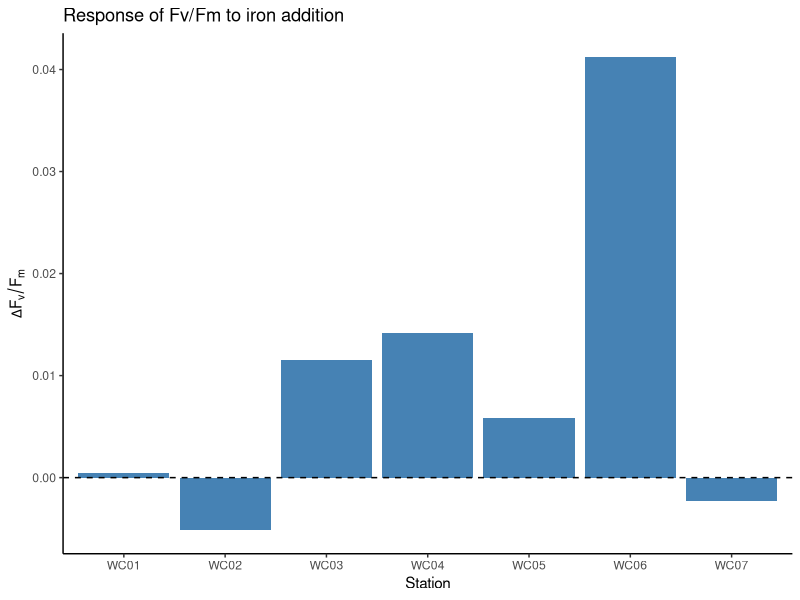
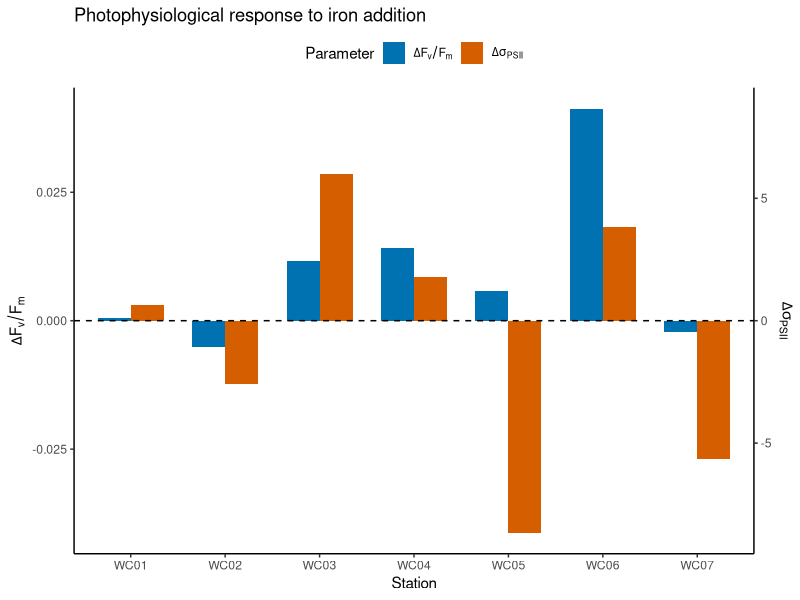
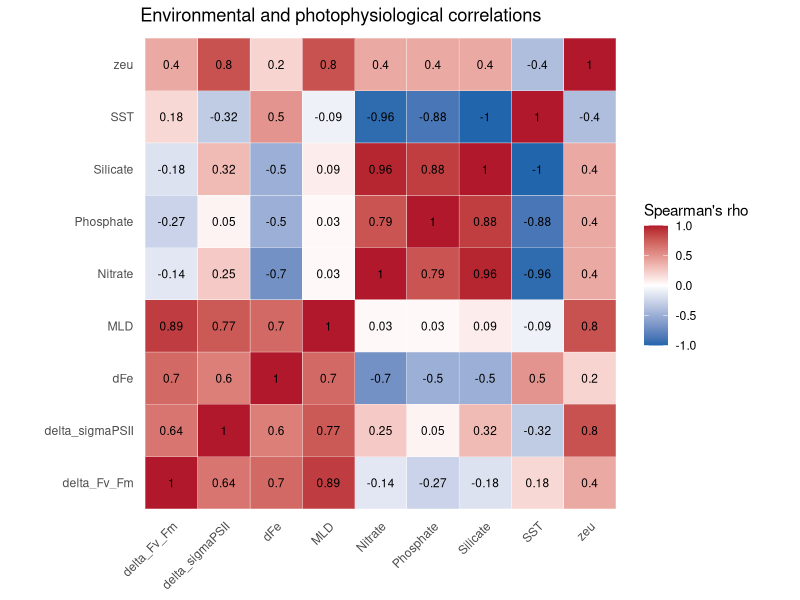
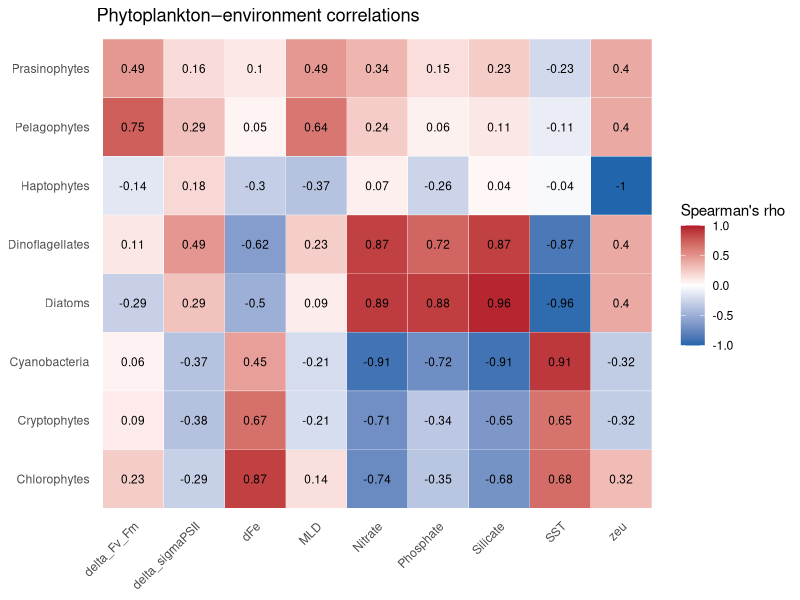

The R script that drew these images, in order:

# ============================================================
# 1. Load packages and data
# ============================================================

library(readxl)
library(dplyr)
library(tidyr)
library(stringr)
library(readr)
library(ggplot2)
library(tibble)

fluorescence <- read_excel(
  "md_R_analysis_ready.xlsx",
  sheet = "fluorescence_replicates"
)

summaries <- read_excel(
  "md_R_analysis_ready.xlsx",
  sheet = "treatment_summaries"
)

deltas <- read_excel(
  "md_R_analysis_ready.xlsx",
  sheet = "delta_comparisons"
)

parameters <- read_excel(
  "md_R_analysis_ready.xlsx",
  sheet = "station_parameters"
)


# ============================================================
# 2. Clean delta comparison data
# ============================================================

deltas <- deltas %>%
  filter(comparison != "Calculation") %>%
  mutate(
    across(
      c(delta_Fv_Fm, mean_delta_Fv_Fm, sd_delta_Fv_Fm),
      ~ parse_number(as.character(.x))
    )
  )


# ============================================================
# 3. Summarise raw fluorescence measurements
# ============================================================

treatment_summary <- fluorescence %>%
  filter(treatment %in% c("Control", "Fe")) %>%
  group_by(station, treatment) %>%
  summarise(
    mean_Fv_Fm = mean(Fv_Fm, na.rm = TRUE),
    sd_Fv_Fm = sd(Fv_Fm, na.rm = TRUE),
    mean_sigmaPSII = mean(sigmaPSII, na.rm = TRUE),
    sd_sigmaPSII = sd(sigmaPSII, na.rm = TRUE),
    n = sum(!is.na(Fv_Fm)),
    .groups = "drop"
  )

treatment_summary


# ============================================================
# 4. Identify incubation replicates
# ============================================================

# Check the number of observations per station and treatment

fluorescence %>%
  count(station, treatment)

summaries %>%
  count(station, group)


# Extract the three Control and Fe incubation replicates

incubation_replicates <- summaries %>%
  filter(group != "Tzero") %>%
  mutate(
    treatment = if_else(
      grepl("^Control", group),
      "Control",
      "Fe"
    ),
    replicate = as.integer(
      sub(".* ", "", group)
    )
  )

incubation_replicates %>%
  count(station, treatment)


# ============================================================
# 5. Calculate station-level treatment means and SD
# ============================================================

treatment_comparison <- incubation_replicates %>%
  group_by(station, treatment) %>%
  summarise(
    Fv_Fm_mean = mean(mean_Fv_Fm, na.rm = TRUE),
    Fv_Fm_sd = sd(mean_Fv_Fm, na.rm = TRUE),
    sigmaPSII_mean = mean(mean_sigmaPSII, na.rm = TRUE),
    sigmaPSII_sd = sd(mean_sigmaPSII, na.rm = TRUE),
    n = n(),
    .groups = "drop"
  )

treatment_comparison


# ============================================================
# 6. Calculate Fe treatment differences
# ============================================================

treatment_differences <- treatment_comparison %>%
  select(station, treatment, Fv_Fm_mean, sigmaPSII_mean) %>%
  pivot_wider(
    names_from = treatment,
    values_from = c(Fv_Fm_mean, sigmaPSII_mean)
  ) %>%
  mutate(
    delta_Fv_Fm = Fv_Fm_mean_Fe - Fv_Fm_mean_Control,
    delta_sigmaPSII = sigmaPSII_mean_Fe - sigmaPSII_mean_Control
  )

treatment_differences


# ============================================================
# 7. Plot change in Fv/Fm following Fe addition
# ============================================================

ggplot(
  treatment_differences,
  aes(x = station, y = delta_Fv_Fm)
) +
  geom_col(fill = "steelblue") +
  geom_hline(yintercept = 0, linetype = "dashed") +
  labs(
    x = "Station",
    y = expression(Delta * F[v] / F[m]),
    title = "Response of Fv/Fm to iron addition"
  ) +
  theme_classic()


# ============================================================
# 8. Plot changes in Fv/Fm and sigmaPSII
# ============================================================

# Scale sigmaPSII changes to the Fv/Fm plotting range

scale_factor <- max(abs(treatment_differences$delta_Fv_Fm)) /
  max(abs(treatment_differences$delta_sigmaPSII))

plot_data <- treatment_differences %>%
  select(station, delta_Fv_Fm, delta_sigmaPSII) %>%
  pivot_longer(
    cols = c(delta_Fv_Fm, delta_sigmaPSII),
    names_to = "parameter",
    values_to = "delta"
  ) %>%
  mutate(
    scaled_delta = if_else(
      parameter == "delta_sigmaPSII",
      delta * scale_factor,
      delta
    )
  )

ggplot(
  plot_data,
  aes(x = station, y = scaled_delta, fill = parameter)
) +
  geom_col(position = "dodge", width = 0.7) +
  geom_hline(yintercept = 0, linetype = "dashed") +
  scale_fill_manual(
    values = c(
      "delta_Fv_Fm" = "#0072B2",
      "delta_sigmaPSII" = "#D55E00"
    ),
    labels = c(
      "delta_Fv_Fm" = expression(Delta * F[v] / F[m]),
      "delta_sigmaPSII" = expression(Delta * sigma[PSII])
    )
  ) +
  scale_y_continuous(
    name = expression(Delta * F[v] / F[m]),
    sec.axis = sec_axis(
      ~ . / scale_factor,
      name = expression(Delta * sigma[PSII])
    )
  ) +
  labs(
    x = "Station",
    fill = "Parameter",
    title = "Photophysiological response to iron addition"
  ) +
  theme_classic() +
  theme(
    legend.position = "top"
  )


# ============================================================
# 9. Clean environmental and phytoplankton data
# ============================================================

parameters_clean <- parameters %>%
  mutate(
    value_mean = if_else(
      parameter == "Z",
      NA_real_,
      value_original %>%
        str_replace("±.*$", "") %>%
        str_replace_all("×10", "e") %>%
        str_replace_all("\\s+", "") %>%
        parse_number()
    )
  )


# Check nutrient concentrations

parameters_clean %>%
  filter(
    parameter %in% c("Nitrate", "Phosphate", "Silicate", "dFe")
  ) %>%
  select(station, parameter, value_mean) %>%
  pivot_wider(
    names_from = parameter,
    values_from = value_mean
  ) %>%
  arrange(station) %>%
  print(n = Inf)


# ============================================================
# 10. Prepare environmental data
# ============================================================

environmental_variables <- c(
  "Nitrate",
  "Phosphate",
  "Silicate",
  "dFe",
  "SST",
  "MLD",
  "zeu"
)

environmental_data <- parameters_clean %>%
  filter(parameter %in% environmental_variables) %>%
  select(station, parameter, value_mean) %>%
  pivot_wider(
    names_from = parameter,
    values_from = value_mean
  ) %>%
  left_join(
    treatment_differences %>%
      select(station, delta_Fv_Fm, delta_sigmaPSII),
    by = "station"
  )


# ============================================================
# 11. Environmental correlation analysis
# ============================================================

environmental_cor <- environmental_data %>%
  select(-station) %>%
  cor(
    method = "spearman",
    use = "pairwise.complete.obs"
  )

round(environmental_cor, 3)


# Calculate the number of observations used for each
# pairwise correlation

environmental_matrix <- as.matrix(
  environmental_data %>%
    select(-station)
)

environmental_n <- crossprod(
  !is.na(environmental_matrix)
)

environmental_n


# Check the number of observations, unique values and SD

environmental_data %>%
  summarise(
    across(
      -station,
      list(
        n = ~ sum(!is.na(.x)),
        unique = ~ n_distinct(.x, na.rm = TRUE),
        sd = ~ sd(.x, na.rm = TRUE)
      )
    )
  )


# Convert correlation matrix to long format

environmental_cor_long <- as.data.frame(environmental_cor) %>%
  rownames_to_column("Variable1") %>%
  pivot_longer(
    cols = -Variable1,
    names_to = "Variable2",
    values_to = "Correlation"
  )


# Environmental correlation heatmap

ggplot(
  environmental_cor_long,
  aes(x = Variable1, y = Variable2, fill = Correlation)
) +
  geom_tile(color = "white") +
  geom_text(
    aes(
      label = ifelse(
        is.na(Correlation),
        "NA",
        round(Correlation, 2)
      )
    ),
    size = 3
  ) +
  scale_fill_gradient2(
    low = "#2166AC",
    mid = "white",
    high = "#B2182B",
    midpoint = 0,
    limits = c(-1, 1),
    na.value = "grey80"
  ) +
  coord_fixed() +
  labs(
    title = "Environmental and photophysiological correlations",
    x = NULL,
    y = NULL,
    fill = "Spearman's rho"
  ) +
  theme_minimal() +
  theme(
    axis.text.x = element_text(angle = 45, hjust = 1),
    panel.grid = element_blank()
  )


# ============================================================
# 12. Prepare phytoplankton–environment data
# ============================================================

phytoplankton_groups <- c(
  "Diatoms",
  "Haptophytes",
  "Prasinophytes",
  "Dinoflagellates",
  "Chlorophytes",
  "Cyanobacteria",
  "Cryptophytes",
  "Pelagophytes"
)

taxa_environment_data <- parameters_clean %>%
  filter(
    parameter %in% c(
      phytoplankton_groups,
      environmental_variables
    )
  ) %>%
  select(station, parameter, value_mean) %>%
  pivot_wider(
    names_from = parameter,
    values_from = value_mean
  ) %>%
  left_join(
    treatment_differences %>%
      select(station, delta_Fv_Fm, delta_sigmaPSII),
    by = "station"
  )


# Check phytoplankton proportions

taxa_environment_data %>%
  mutate(
    phytoplankton_total = rowSums(
      across(all_of(phytoplankton_groups)),
      na.rm = TRUE
    )
  ) %>%
  select(station, phytoplankton_total)


# Inspect phytoplankton composition by station

taxa_environment_data %>%
  select(station, all_of(phytoplankton_groups)) %>%
  print(n = Inf)


# ============================================================
# 13. Phytoplankton–environment correlation analysis
# ============================================================

taxa_environment_cor <- taxa_environment_data %>%
  select(-station) %>%
  cor(
    method = "spearman",
    use = "pairwise.complete.obs"
  )


# Extract phytoplankton correlations with environmental
# variables and photophysiological responses

taxa_environment_cor_long <- as.data.frame(
  taxa_environment_cor
) %>%
  rownames_to_column("Variable1") %>%
  pivot_longer(
    cols = -Variable1,
    names_to = "Variable2",
    values_to = "Correlation"
  ) %>%
  filter(
    Variable1 %in% phytoplankton_groups,
    Variable2 %in% c(
      environmental_variables,
      "delta_Fv_Fm",
      "delta_sigmaPSII"
    )
  )


# Print correlations, ordered by absolute strength

taxa_environment_cor_long %>%
  arrange(Variable1, desc(abs(Correlation))) %>%
  print(n = Inf)


# Phytoplankton–environment correlation heatmap

ggplot(
  taxa_environment_cor_long,
  aes(
    x = Variable2,
    y = Variable1,
    fill = Correlation
  )
) +
  geom_tile(color = "white") +
  geom_text(
    aes(
      label = ifelse(
        is.na(Correlation),
        "NA",
        round(Correlation, 2)
      )
    ),
    size = 3
  ) +
  scale_fill_gradient2(
    low = "#2166AC",
    mid = "white",
    high = "#B2182B",
    midpoint = 0,
    limits = c(-1, 1),
    na.value = "grey80"
  ) +
  labs(
    title = "Phytoplankton–environment correlations",
    x = NULL,
    y = NULL,
    fill = "Spearman's rho"
  ) +
  theme_minimal() +
  theme(
    axis.text.x = element_text(angle = 45, hjust = 1),
    panel.grid = element_blank()
  )
